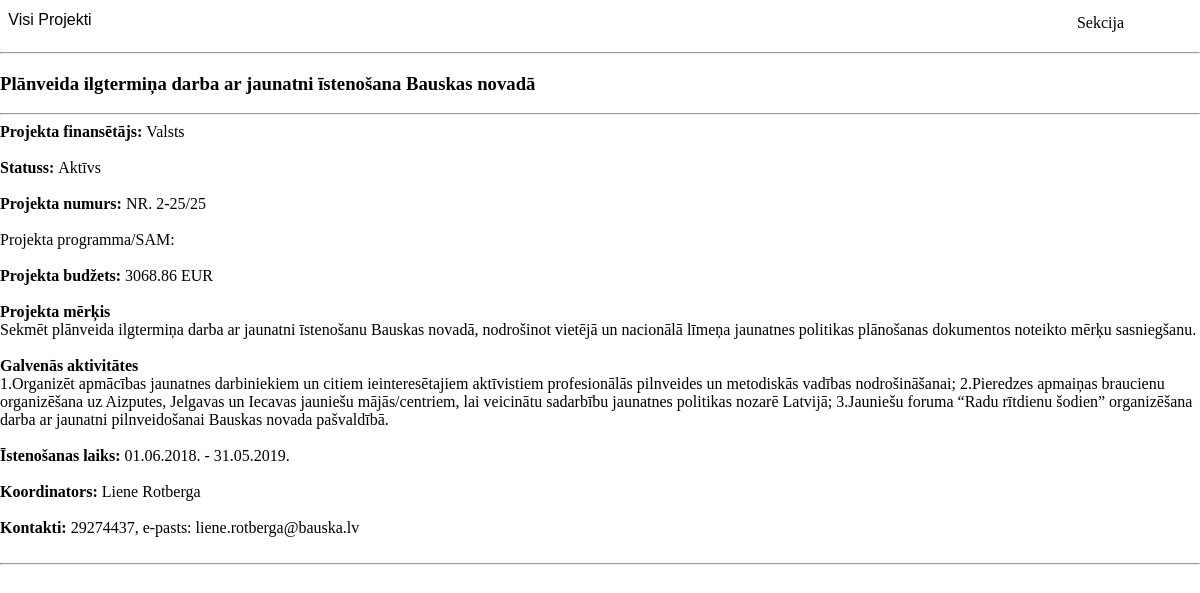
Page /individualAbout.php?id=9 on the committed database.
### tables this page shows
CREATE TABLE IF NOT EXISTS `projekti` (
  `ID` int(11) NOT NULL AUTO_INCREMENT,
  `Name` text NOT NULL,
  `Financer` text NOT NULL,
  `Status` text NOT NULL,
  `Number` text,
  `SAM` text,
  `Budget` bigint(11) DEFAULT NULL,
  `Purpose` text,
  `Activities` text,
  `StartDate` date DEFAULT NULL,
  `FinishDate` date DEFAULT NULL,
  `CoordinatorName` text,
  `CoordinatorContacts` text,
  `BudgetSpent` bigint(11) DEFAULT '0',
  `Entry` datetime NOT NULL DEFAULT CURRENT_TIMESTAMP,
  PRIMARY KEY (`ID`),
  KEY `ID` (`ID`)
);

### functions/function.php (called while the page is built, shortened)
<?php
  require_once "connect.php";
  function getProjects($id) {
    global $mysqli;
    if($id){
      $query = "SELECT * FROM projekti WHERE ID = ".$id;
    } else {
      $query = "SELECT * FROM projekti";
    }
    $result = mysqli_query($mysqli, $query);
    if(!$id){
      return resultToArray($result);
    }else{
      return mysqli_fetch_assoc($result);
    };
  };
 ?>

### individualAbout.php (the view, shortened to what this page needs)
<!DOCTYPE html>
<html lang="lv" dir="ltr">
  <head>
  <link href="css/buttons.css" rel="stylesheet">
    <?php
      require_once "functions/function.php";
      $projects = getProjects($_GET['id']);
      require_once "blocks/head.php";
     ?>
     <?php
      function intToMoney($amount){
      $money = floatval($amount) / 100;
      return $money;
      }
    ?>
  </head>
  <body>
    <a class="back-button" href="index.php"><span>Visi Projekti</span></a>
    <div class='dropdown'>
      <button class='dropbtn'>
        Sekcija
      </button>
    </div>
      <hr>
      <section class='b-content'>
      <div class='wrap'>
      <article class='b-article'>
      <h1 class='header-1'>
      <?php echo $projects["Name"]; ?>
      </h1>
      <hr>
      <div class='tr-details'>
      <b>Projekta finansētājs: </b>
      <?php echo $projects["Financer"]; ?>
      <br><br>
      <b>Statuss: </b>
      <?php echo $projects["Status"]; ?>
      <br><br>
      <b>Projekta numurs: </b>
      <?php echo $projects["Number"]; ?>
      <br><br>
      Projekta programma/SAM: </b>
      <br><br>
      <b>Projekta budžets: </b>
      <?php echo
      intToMoney($projects["Budget"]); ?>
      EUR <br><br>
      <b>Projekta mērķis</b> <br>
      <?php echo $projects["Purpose"]; ?>
      <br><br>
      <b>Galvenās aktivitātes</b> <br>
      <?php echo $projects["Activities"]; ?>
      <br><br>
      <b>Īstenošanas laiks: </b>
      <?php echo date("d.m.Y.", strtotime($projects["StartDate"])), " - ", date("d.m.Y.", strtotime($projects["FinishDate"])); ?>
      <br><br>
      <b>Koordinators: </b>
      <?php echo $projects["CoordinatorName"]; ?>
      <br><br>
      <b>Kontakti: </b>
      <?php echo $projects["CoordinatorContacts"]; ?>
      <br><br>
      </div>
      <hr>
      </article>
      </div>
     </section>
  </body>
</html>

### css/buttons.css (style rules this page uses)
.dropdown { float: right; overflow: hidden; margin-right: 5%; }
.dropdown .dropbtn { font-size: 16px; border: none; outline: none; color: black; padding: 14px 16px; background-color: inherit; font-family: inherit; margin: 0; }
.back-button { position:relative; display:inline-block; width:100px; height:40px; background-color:#ffffff; line-height:39px; font-family:'arial'; text-align:center; text-decoration:none; cursor: pointer; border-radius: 4px; overflow:hidden; font-size: 16px; color: black; }
.back-button:after { position:absolute; display:block; content:""; width:100%; height:1px; background-color:#42b883; transform:scale3d(0,1,1); transform-origin:left; transition:transform .3s; }

### css/style.css (style rules this page uses)
body { margin: 0px; }
.dropdown { float: right; overflow: hidden; }
.dropdown .dropbtn { font-size: 16px; border: none; outline: none; color: black; padding: 14px 16px; background-color: inherit; font-family: inherit; margin: 0; }

### rows in the picture
projekti: Name "Plānveida ilgtermiņa darba ar jaunatni īstenošana Bauskas novadā", Financer "Valsts", Status "Aktīvs", Number "NR. 2-25/25", Budget "3068.86", Purpose "Sekmēt plānveida ilgtermiņa darba ar jaunatni īstenošanu Bauskas novadā, nodrošinot vietējā un nacionālā līmeņa jaunatnes politikas plānošanas dokumentos noteikto mērķu sasniegšanu.", Activities "1.Organizēt apmācības jaunatnes darbiniekiem un citiem ieinteresētajiem aktīvistiem profesionālās pilnveides un metodiskās vadības nodrošināšanai; 2.Pieredzes apmaiņas braucienu organizēšana uz Aizputes, Jelgavas un Iecavas jauniešu mājās/centriem, lai veicinātu sadarbību jaunatnes politikas nozarē Latvijā; 3.Jauniešu foruma “Radu rītdienu šodien” organizēšana darba ar jaunatni pilnveidošanai Bauskas novada pašvaldībā.", StartDate "01.06.2018.", FinishDate "31.05.2019.", CoordinatorName "Liene Rotberga", CoordinatorContacts "29274437, e-pasts: liene.rotberga@bauska.lv"
